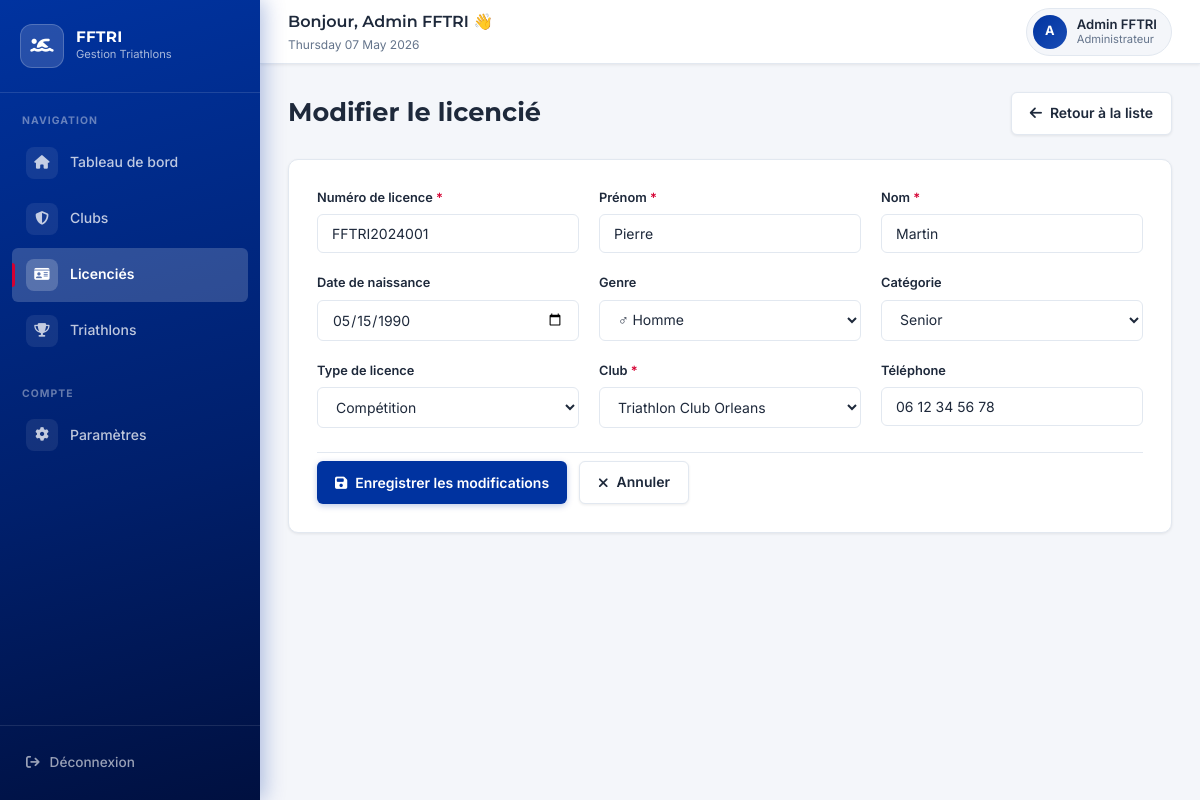
/index.php?module=licencies&action=edit&id=1 (signed in), run on the app's committed database.
### tables this page shows
CREATE TABLE licencies (
    id             INT          NOT NULL AUTO_INCREMENT,
    license_number VARCHAR(20)  NOT NULL,
    first_name     VARCHAR(50)  NOT NULL,
    last_name      VARCHAR(50)  NOT NULL,
    birth_date     DATE             NULL,
    gender         ENUM('M','F') NOT NULL DEFAULT 'M',
    category       ENUM('Junior','Senior','Vétéran') NOT NULL DEFAULT 'Senior',
    license_type   ENUM('Compétition','Loisir')      NOT NULL DEFAULT 'Loisir',
    club_id        INT          NOT NULL,
    email          VARCHAR(100)     NULL,
    phone          VARCHAR(20)      NULL,
    created_at     TIMESTAMP    NOT NULL DEFAULT CURRENT_TIMESTAMP,
    updated_at     TIMESTAMP    NOT NULL DEFAULT CURRENT_TIMESTAMP ON UPDATE CURRENT_TIMESTAMP,

    PRIMARY KEY (id),
    UNIQUE KEY uk_license_number (license_number),
    KEY        idx_licencies_club (club_id),
    KEY        idx_licencies_cat  (category),

    CONSTRAINT fk_licencies_club
        FOREIGN KEY (club_id) REFERENCES clubs(id)
        ON DELETE CASCADE
        ON UPDATE CASCADE

);

CREATE TABLE clubs (
    id         INT          NOT NULL AUTO_INCREMENT,
    name       VARCHAR(100) NOT NULL,
    address    VARCHAR(255)     NULL,
    city       VARCHAR(100) NOT NULL,
    phone      VARCHAR(20)      NULL,
    email      VARCHAR(100)     NULL,
    created_at TIMESTAMP    NOT NULL DEFAULT CURRENT_TIMESTAMP,
    updated_at TIMESTAMP    NOT NULL DEFAULT CURRENT_TIMESTAMP ON UPDATE CURRENT_TIMESTAMP,

    PRIMARY KEY (id),
    UNIQUE KEY uk_clubs_name (name)

);

### app/core/Database.php (called while the page is built, shortened)
<?php
class Database {
    private static $instance = null;
    private function __construct() {
        $host = defined('DB_HOST') ? DB_HOST : '127.0.0.1';
        $db   = defined('DB_NAME') ? DB_NAME : 'triathlon';
        $user = defined('DB_USER') ? DB_USER : 'root';
        $pass = defined('DB_PASS') ? DB_PASS : '';
        $charset = 'utf8mb4';
        $dsn = "mysql:host=$host;dbname=$db;charset=$charset";
        $options = [
            PDO::ATTR_ERRMODE            => PDO::ERRMODE_EXCEPTION,
            PDO::ATTR_DEFAULT_FETCH_MODE => PDO::FETCH_ASSOC,
            PDO::ATTR_EMULATE_PREPARES   => false,
        ];
        try {
            $this->pdo = new PDO($dsn, $user, $pass, $options);
        } catch (PDOException $e) {
            try {
                $tmp = new PDO("mysql:host=$host;charset=$charset", $user, $pass, $options);
                $tmp->exec("CREATE DATABASE IF NOT EXISTS `$db` CHARACTER SET utf8mb4 COLLATE utf8mb4_unicode_ci");
                $this->pdo = new PDO($dsn, $user, $pass, $options);
            } catch (PDOException $e2) {
                die("DB connection failed: " . $e2->getMessage());
            }
        }
    }
    public static function getConnection() {
        if (self::$instance === null) {
            self::$instance = new Database();
        }
        return self::$instance->pdo;
    }
}

### app/controllers/LicencieController.php (called while the page is built, shortened)
<?php
require_once __DIR__ . '/../models/Licencie.php';
require_once __DIR__ . '/../models/Club.php';
require_once __DIR__ . '/../models/Licencie.php';
require_once __DIR__ . '/../models/Club.php';
class LicencieController {
    private $licencieModel;
    private $clubModel;
    public function __construct() {
        $this->licencieModel = new Licencie();
        $this->clubModel = new Club();
    }
    public function edit($id) {
        $licencie = $this->licencieModel->getById($id);
        $clubs = $this->clubModel->getAll();
        return ['licencie' => $licencie, 'clubs' => $clubs];
    }
}
?>

### app/models/Licencie.php (called while the page is built, shortened)
<?php
require_once __DIR__ . '/../core/Database.php';
class Licencie {
    protected $db;
    public function __construct() {
        $this->db = Database::getConnection();
    }
    public function getById($id) {
        $stmt = $this->db->prepare(
            "SELECT l.*, c.name as club_name FROM licencies l LEFT JOIN clubs c ON l.club_id = c.id WHERE l.id = ? LIMIT 1"
        );
        $stmt->execute([$id]);
        return $stmt->fetch(PDO::FETCH_ASSOC) ?: null;
    }
}

### app/models/Club.php (called while the page is built, shortened)
<?php
require_once __DIR__ . '/../core/Database.php';
class Club {
    private $db;
    public function __construct() {
        $this->db = Database::getConnection();
    }
    public function getAll() {
        $stmt = $this->db->query("SELECT id, name, address, city, phone, email FROM clubs ORDER BY name");
        return $stmt ? $stmt->fetchAll(PDO::FETCH_ASSOC) : [];
    }
}

### app/views/licencies/edit.php (the view, shortened to what this page needs)
<div class="page-title">
    <div>
        <h1>Modifier le licencié</h1>
    </div>
    <a href="index.php?module=licencies" class="btn btn-secondary">
        <i class="fas fa-arrow-left"></i> Retour à la liste
    </a>
</div>
<?php if (isset($data['licencie'])): ?>
<?php $l = $data['licencie']; ?>
<div class="form-container">
    <form method="POST" action="index.php?module=licencies&action=edit&id=<?= htmlspecialchars($l['id'] ?? '') ?>">
        <div class="form-grid">
            <div class="form-group">
                <label for="license_number">Numéro de licence <span style="color: var(--fftri-red)">*</span></label>
                <input type="text" id="license_number" name="license_number" class="form-control" required
                       value="<?= htmlspecialchars($_POST['license_number'] ?? $l['license_number'] ?? '') ?>">
            </div>
            <div class="form-group">
                <label for="first_name">Prénom <span style="color: var(--fftri-red)">*</span></label>
                <input type="text" id="first_name" name="first_name" class="form-control" required
                       value="<?= htmlspecialchars($_POST['first_name'] ?? $l['first_name'] ?? '') ?>">
            </div>
            <div class="form-group">
                <label for="last_name">Nom <span style="color: var(--fftri-red)">*</span></label>
                <input type="text" id="last_name" name="last_name" class="form-control" required
                       value="<?= htmlspecialchars($_POST['last_name'] ?? $l['last_name'] ?? '') ?>">
            </div>
            <div class="form-group">
                <label for="birth_date">Date de naissance</label>
                <input type="date" id="birth_date" name="birth_date" class="form-control"
                       value="<?= htmlspecialchars($_POST['birth_date'] ?? $l['birth_date'] ?? '') ?>">
            </div>
            <div class="form-group">
                <label for="gender">Genre</label>
                <select id="gender" name="gender" class="form-control">
                    <?php $g = $_POST['gender'] ?? $l['gender'] ?? 'M'; ?>
                    <option value="M" <?= $g === 'M' ? 'selected' : '' ?>>♂ Homme</option>
                </select>
            </div>
            <div class="form-group">
                <label for="category">Catégorie</label>
                <select id="category" name="category" class="form-control">
                    <?php $selectedCat = $_POST['category'] ?? $l['category'] ?? 'Senior'; ?>
                    <?php foreach (['Junior', 'Senior', 'Vétéran'] as $cat): ?>
                        <option value="<?= $cat ?>" <?= $selectedCat === $cat ? 'selected' : '' ?>>
                            <?= $cat ?>
                        </option>
                    <?php endforeach; ?>
                </select>
            </div>
            <div class="form-group">
                <label for="license_type">Type de licence</label>
                <select id="license_type" name="license_type" class="form-control">
                    <?php $selectedType = $_POST['license_type'] ?? $l['license_type'] ?? 'Loisir'; ?>
                    <?php foreach (['Compétition', 'Loisir'] as $type): ?>
                        <option value="<?= $type ?>" <?= $selectedType === $type ? 'selected' : '' ?>>
                            <?= $type ?>
                        </option>
                    <?php endforeach; ?>
                </select>
            </div>
            <div class="form-group">
                <label for="club_id">Club <span style="color: var(--fftri-red)">*</span></label>
                <select id="club_id" name="club_id" class="form-control">
                    <?php foreach ($data['clubs'] ?? [] as $club): ?>
                        <?php $sel = (($_POST['club_id'] ?? $l['club_id'] ?? null) == $club['id']); ?>
                        <option value="<?= $club['id'] ?>" <?= $sel ? 'selected' : '' ?>>
                            <?= htmlspecialchars($club['name']) ?>
                        </option>
                    <?php endforeach; ?>
                </select>
            </div>
            <div class="form-group">
                <label for="phone">Téléphone</label>
                <input type="text" id="phone" name="phone" class="form-control"
                       value="<?= htmlspecialchars($_POST['phone'] ?? $l['phone'] ?? '') ?>">
            </div>
        </div>
        <div class="form-actions">
            <button type="submit" class="btn">
                <i class="fas fa-save"></i> Enregistrer les modifications
            </button>
            <a href="index.php?module=licencies" class="btn btn-secondary">
                <i class="fas fa-times"></i> Annuler
            </a>
        </div>
    </form>
</div>
<?php else: ?>
<div class="alert alert-error"><i class="fas fa-exclamation-circle"></i> Licencié non trouvé.</div>
<?php endif; ?>

### index.php (shortened to what this page needs)
<?php
spl_autoload_register(function ($className) {
    $paths = [
        'app/controllers/',
        'app/models/',
        'app/core/'
    ];
    foreach ($paths as $path) {
        $file = ROOT_PATH . DIRECTORY_SEPARATOR . $path . $className . '.php';
        if (file_exists($file)) {
            return;
        }
    }
});
$action = $_GET['action'] ?? 'index';
$module = $_GET['module'] ?? 'dashboard';
$id = $_GET['id'] ?? null;
function _normalize_key($str) {
	$s = strtolower((string)$str);
	$s = @iconv('UTF-8', 'ASCII//TRANSLIT', $s) ?: $s;
	$s = preg_replace('/[^a-z0-9]/', '', $s);
	return $s;
}
$actionMap = [
	'ajouter'=>'create','creer'=>'create','create'=>'create',
	'editer'=>'edit','modifier'=>'edit','edit'=>'edit',
	'supprimer'=>'delete','delete'=>'delete','suppr'=>'delete',
	'voir'=>'show','show'=>'show',
	'connexion'=>'login','login'=>'login','authenticate'=>'authenticate',
	'deconnexion'=>'logout','logout'=>'logout'
];
$moduleMap = [
	'licencie'=>'licencies','licencies'=>'licencies','licenci'=>'licencies',
	'licencies'=>'licencies','licenciee'=>'licencies','licenciees'=>'licencies',
	'triathlon'=>'triathlons','triathlons'=>'triathlons',
	'club'=>'clubs','clubs'=>'clubs','dashboard'=>'dashboard',
    'settings'=>'settings'
];
$normAction = _normalize_key($action);
if (isset($actionMap[$normAction])) {
	$action = $actionMap[$normAction];
}
$normModule = _normalize_key($module);
if (isset($moduleMap[$normModule])) {
	$module = $moduleMap[$normModule];
}
if ($action === 'login' || $action === 'authenticate') {
    $authController = new AuthController();
    $authController->login();
} elseif ($action === 'logout') {
    $authController = new AuthController();
    $authController->logout();
} else {
    $currentPage = $module;
    try {
        switch ($module) {
            case 'licencies':
                $controller = new LicencieController();
                if ($action === 'show' && $id) {
                    $data = $controller->show($id);
                } elseif ($action === 'create') {
                    $data = $controller->create();
                } elseif ($action === 'edit' && $id) {
                    $data = $controller->edit($id);
                } elseif ($action === 'delete' && $id) {
                    $controller->delete($id);
                    exit;
                } else {
                    $data = $controller->index();
                }
                break;
        }
        $candidateViews = [];
        if ($action && $action !== 'index') {
            $candidateViews[] = "app/views/$module/$action.php";
        }
        $candidateViews[] = "app/views/$module/index.php";
        $candidateViews[] = "app/views/" . rtrim($module, 's') . "/index.php";
        $candidateViews[] = "app/views/" . ($module . 's') . "/index.php";
        foreach ($candidateViews as $viewFile) {
            if (file_exists($viewFile)) {
                include 'app/views/layouts/main.php';
                break;
            }
        }
    } catch (Exception $e) {
        echo "Erreur : " . $e->getMessage();
    }
}

### app/views/layouts/main.php (shortened to what this page needs)
<!DOCTYPE html>
<html lang="fr">
<head>
    <link rel="stylesheet" href="https://cdnjs.cloudflare.com/ajax/libs/font-awesome/6.4.0/css/all.min.css">
</head>
<body>
<?php
$userName = $_SESSION['user']['name'] ?? $_SESSION['user']['nom'] ?? 'Utilisateur';
$userRole = ($_SESSION['user']['role'] ?? '') === 'admin' ? 'Administrateur' : 'Responsable Club';
$userInitial = strtoupper(substr($userName, 0, 1));
?>
<div class="layout">
    <aside class="sidebar" id="sidebar">
        <a href="index.php?module=dashboard" class="sidebar-logo">
            <div class="sidebar-logo-icon">
                <i class="fas fa-swimmer"></i>
            </div>
            <div class="sidebar-logo-text">
                <h2>FFTRI</h2>
                <p>Gestion Triathlons</p>
            </div>
        </a>
        <div class="sidebar-section">
            <div class="sidebar-section-label">Navigation</div>
            <ul class="nav-links">
                <li class="<?= $currentPage === 'dashboard' ? 'active' : '' ?>">
                    <a href="index.php?module=dashboard">
                        <span class="nav-icon"><i class="fas fa-home"></i></span>
                        Tableau de bord
                    </a>
                </li>
                <li class="<?= $currentPage === 'clubs' ? 'active' : '' ?>">
                    <a href="index.php?module=clubs">
                        <span class="nav-icon"><i class="fas fa-shield-halved"></i></span>
                        Clubs
                    </a>
                </li>
                <li class="<?= $currentPage === 'licencies' ? 'active' : '' ?>">
                    <a href="index.php?module=licencies">
                        <span class="nav-icon"><i class="fas fa-id-card"></i></span>
                        Licenciés
                    </a>
                </li>
                <li class="<?= $currentPage === 'triathlons' ? 'active' : '' ?>">
                    <a href="index.php?module=triathlons">
                        <span class="nav-icon"><i class="fas fa-trophy"></i></span>
                        Triathlons
                    </a>
                </li>
            </ul>
        </div>
        <div class="sidebar-section">
            <div class="sidebar-section-label">Compte</div>
            <ul class="nav-links">
                <li class="<?= $currentPage === 'settings' ? 'active' : '' ?>">
                    <a href="index.php?module=settings">
                        <span class="nav-icon"><i class="fas fa-gear"></i></span>
                        Paramètres
                    </a>
                </li>
            </ul>
        </div>
        <div class="sidebar-footer">
            <a href="index.php?action=logout" onclick="return confirm('Se déconnecter ?')">
                <i class="fas fa-arrow-right-from-bracket"></i>
                Déconnexion
            </a>
        </div>
    </aside>
    <div class="main-content">
        <header class="header">
            <div class="header-left">
                <h3>Bonjour, <?= htmlspecialchars($userName) ?> 👋</h3>
                <p><?= date('l d F Y') ?></p>
            </div>
            <div class="header-right">
                <a href="index.php?module=settings" class="user-badge" style="text-decoration:none;">
                    <div class="user-avatar"><?= $userInitial ?></div>
                    <div class="user-badge-text">
                        <div class="user-badge-name"><?= htmlspecialchars($userName) ?></div>
                        <div class="user-badge-role"><?= $userRole ?></div>
                    </div>
                </a>
            </div>
        </header>
        <main class="content">
            <?php include $content; ?>
        </main>
    </div>
</div>
</body>
</html>

### data on the page
licencies: license_number "FFTRI2024001", first_name "Pierre", last_name "Martin", birth_date "05/15/1990", gender "♂ Homme", category "Senior", license_type "Compétition", club_id "Triathlon Club Orleans", phone "06 12 34 56 78"
